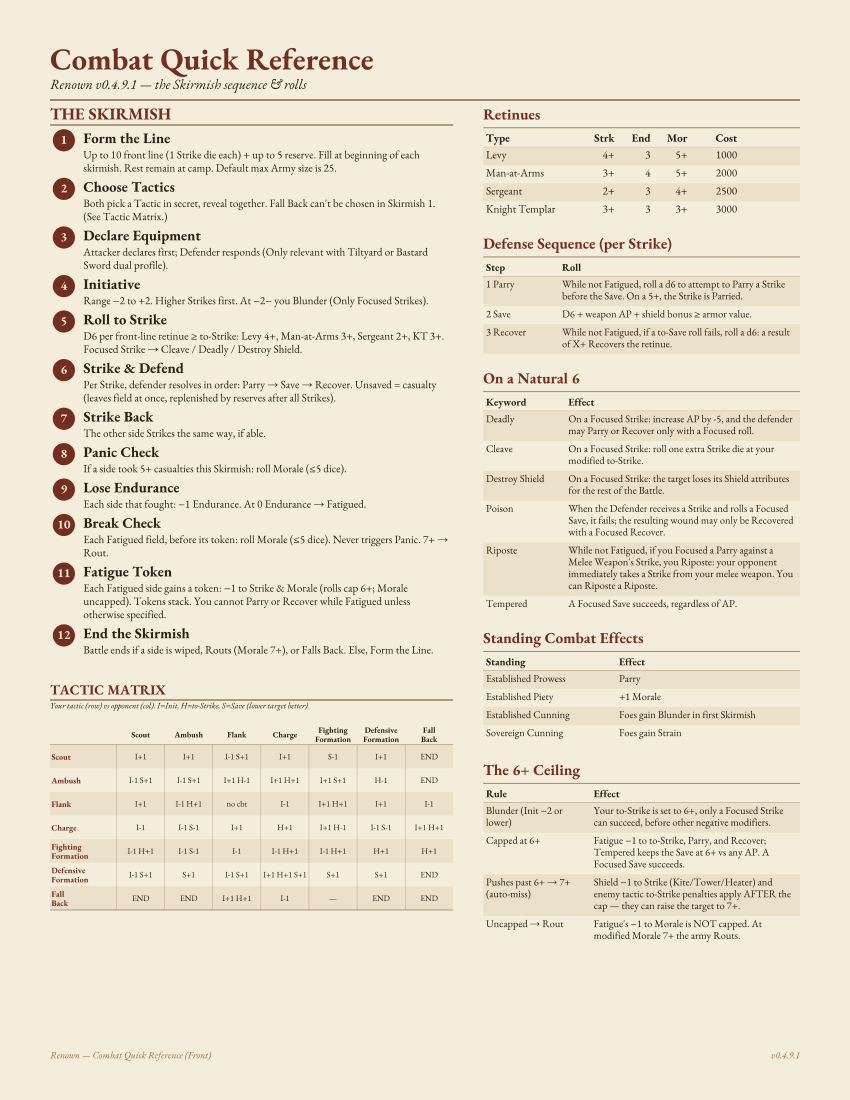

Generate this figure with Python:
#!/usr/bin/env python3
"""combat_sheet.py — Renown combat quick-reference (print & laminate)."""
import sys, os
sys.path.insert(0, ".")
import renown_data as rd

from reportlab.lib.pagesizes import letter
from reportlab.lib.units import inch
from reportlab.pdfgen import canvas
from reportlab.pdfbase import pdfmetrics
from reportlab.pdfbase.ttfonts import TTFont

SERIF, SERIF_B, SERIF_I = "Helvetica", "Helvetica-Bold", "Helvetica-Oblique"
for face, fn in [("EBG", "EBGaramond-Regular.ttf"), ("EBG-B", "EBGaramond-Bold.ttf"),
                 ("EBG-I", "EBGaramond-Italic.ttf")]:
    for base in ("/root/.fonts", "fonts", "."):
        p = os.path.join(base, fn)
        if os.path.exists(p):
            try:
                pdfmetrics.registerFont(TTFont(face, p))
                if face == "EBG": SERIF = "EBG"
                elif face == "EBG-B": SERIF_B = "EBG-B"
                elif face == "EBG-I": SERIF_I = "EBG-I"
            except Exception:
                pass
            break

PARCH=(0.96,0.93,0.86); INK=(0.16,0.12,0.08); ACCENT=(0.45,0.18,0.12)
RULE=(0.55,0.45,0.32); BAND=(0.88,0.83,0.72); BANDALT=(0.92,0.88,0.79); CALLOUT=(0.86,0.80,0.66)
PAGE_W, PAGE_H = letter
MARGIN = 0.5 * inch

def _set(c, rgb): c.setFillColorRGB(*rgb)
def _stroke(c, rgb): c.setStrokeColorRGB(*rgb)
def bg(c): _set(c, PARCH); c.rect(0,0,PAGE_W,PAGE_H,fill=1,stroke=0)

def gtext(key):
    """Single source of truth: pull a keyword's rule text from renown_data.GLOSSARY
    (whitespace-collapsed). Falls back to '' so a renamed/removed key never crashes."""
    return " ".join(str(rd.GLOSSARY.get(key, "")).split())

def header(c, title, sub=None):
    _set(c, ACCENT); c.setFont(SERIF_B, 22)
    c.drawString(MARGIN, PAGE_H-MARGIN-14, title)
    if sub:
        _set(c, INK); c.setFont(SERIF_I, 10); c.drawString(MARGIN, PAGE_H-MARGIN-28, sub)
    _stroke(c, RULE); c.setLineWidth(1.2)
    y = PAGE_H-MARGIN-36; c.line(MARGIN, y, PAGE_W-MARGIN, y)
    return y-14

def chart(c, x, y, w, title, headers, rows, colw=None, fs=8, rowh=13, title_fs=11, align=None):
    # align: per-column 'l' (left, default) | 'c' (centred) | 'r' (right) |
    # 'num' (right-aligned to the column's centre line, so signed ints like
    # 0 and -1 line up on their last digit while the column reads as centred).
    _set(c, ACCENT); c.setFont(SERIF_B, title_fs); c.drawString(x, y, title); y -= 6
    _stroke(c, RULE); c.setLineWidth(0.6); c.line(x, y, x+w, y); y -= rowh
    n = len(headers)
    if colw is None: colw = [w/n]*n
    if align is None: align = ["l"]*n
    NUM_ANCHOR = 0.62                      # fraction of column width for 'num' right edge
    def place(ln, cx, cw, a, font, size):
        if a == "c":   c.drawCentredString(cx+cw/2, _Y, ln)
        elif a == "r": c.drawRightString(cx+cw-3, _Y, ln)
        elif a == "num": c.drawRightString(cx+cw*NUM_ANCHOR, _Y, ln)
        else:          c.drawString(cx+2, _Y, ln)
    _set(c, INK); c.setFont(SERIF_B, fs); cx = x; _Y = y+3
    for h, cw, a in zip(headers, colw, align): place(str(h), cx, cw, a, SERIF_B, fs); cx += cw
    y += 1; _stroke(c, RULE); c.setLineWidth(0.4); c.line(x, y-2, x+w, y-2); y -= rowh
    for i, row in enumerate(rows):
        wrapped = []; maxlines = 1
        for cell, cw in zip(row, colw):
            txt = str(cell); words = txt.split(); lines = []; curl = ""
            for wd in words:
                t = (curl+" "+wd).strip()
                if c.stringWidth(t, SERIF, fs) <= cw-4: curl = t
                else:
                    if curl: lines.append(curl)
                    curl = wd
            if curl: lines.append(curl)
            if not lines: lines = [""]
            wrapped.append(lines); maxlines = max(maxlines, len(lines))
        rh = rowh + (maxlines-1)*(fs+1)
        if i % 2 == 0:
            _set(c, BANDALT); c.rect(x, y-rh+rowh-2, w, rh, fill=1, stroke=0)
        _set(c, INK); c.setFont(SERIF, fs); cx = x
        for lines, cw, a in zip(wrapped, colw, align):
            _Y = y+3
            for ln in lines: place(ln, cx, cw, a, SERIF, fs); _Y -= (fs+1)
            cx += cw
        y -= rh
    return y-4

# ── tactical terrain (battle-tile modifiers) ──
# Source of truth = renown_data.TACTICAL_TERRAIN if present; else this fallback.
# Seize precedence (highest first): Ministry of Military Strategy > Hill >
# Forest (defender) > general rule (attacker).
_TERRAIN_FALLBACK = [
    ("Hill", "Occupant Seizes the Initiative every Skirmish (only an enemy Ministry of Military Strategy overrides)."),
    ("Open Field", "Ranged Weapons +1 to Strike."),
    ("Forest", "Only Scout / Ambush / Flank / Defensive Formation. Defender Seizes the Initiative."),
    ("Mire (Wetlands)", "Unwieldy + Immune Steady; -1 to Save."),
    ("Tundra", "Strained."),
    ("Mountains", "Impassable."),
    ("Water", "End Move after crossing 1 Water Territory."),
    ("Any tile", "Any player may Fall Back after the first Skirmish."),
]

def _terrain_rows():
    tt = getattr(rd, "TACTICAL_TERRAIN", None)
    if isinstance(tt, dict) and tt:
        rows = [[k, v.get("effect", "") if isinstance(v, dict) else str(v)]
                for k, v in tt.items()]
        for g in getattr(rd, "TACTICAL_GLOBAL", []) or []:
            rows.append(["Any tile", g])
        return rows
    return [[k, v] for k, v in _TERRAIN_FALLBACK]

def terrain_chart(c, x, y, w, fs=6.0, rowh=8.6):
    rows = _terrain_rows()
    y = chart(c, x, y, w, "Terrain Modifiers (Battle Tile)",
              ["Terrain", "Effect"], rows,
              colw=[w*0.26, w*0.74], fs=fs, rowh=rowh)
    return y - 4

def step_spine(c, x, y, w):
    rts = {n: r["to_hit"] for n, r in rd.RETINUES.items()}
    rt_str = ", ".join(f"{n.split()[0] if n!='Knight Templar' else 'KT'} {v}+" for n, v in rts.items())
    STEPS = [
        ("Form the Line","Up to 10 front line (1 Strike die each) + up to 5 reserve. Fill at beginning of each skirmish. Rest remain at camp. Default max Army size is 25."),
        ("Choose Tactics","Both pick a Tactic in secret, reveal together. Fall Back can't be chosen in Skirmish 1. (See Tactic Matrix.)"),
        ("Declare Equipment","Attacker declares first; Defender responds (Only relevant with Tiltyard or Bastard Sword dual profile)."),
        ("Initiative","Range \u22122 to +2. Higher Strikes first. At \u22122\u2212 you Blunder (Only Focused Strikes)."),
        ("Roll to Strike",f"D6 per front-line retinue \u2265 to-Strike: {rt_str}. Focused Strike \u2192 Cleave / Deadly / Destroy Shield."),
        ("Strike & Defend","Per Strike, defender resolves in order: Parry \u2192 Save \u2192 Recover. Unsaved = casualty (leaves field at once, replenished by reserves after all Strikes)."),
        ("Strike Back","The other side Strikes the same way, if able."),
		("Panic Check","If a side took 5+ casualties this Skirmish: roll Morale (\u22645 dice)."),
        ("Lose Endurance","Each side that fought: \u22121 Endurance. At 0 Endurance \u2192 Fatigued."),
        ("Break Check","Each Fatigued field, before its token: roll Morale (\u22645 dice). Never triggers Panic. 7+ \u2192 Rout."),
        ("Fatigue Token","Each Fatigued side gains a token: \u22121 to Strike & Morale (rolls cap 6+; Morale uncapped). Tokens stack. You cannot Parry or Recover while Fatigued unless otherwise specified."),
        ("End the Skirmish","Battle ends if a side is wiped, Routs (Morale 7+), or Falls Back. Else, Form the Line."),
    ]
    num_w = 20; title_fs, body_fs = 10.5, 8
    _set(c, ACCENT); c.setFont(SERIF_B, 12); c.drawString(x, y, "THE SKIRMISH"); y -= 4
    _stroke(c, RULE); c.setLineWidth(1.0); c.line(x, y, x+w, y); y -= 14
    spine_x = x + num_w/2
    for i, (title, body) in enumerate(STEPS, 1):
        words = body.split(); lines = []; cur = ""; avail = w-num_w-6
        for wd in words:
            t = (cur+" "+wd).strip()
            if c.stringWidth(t, SERIF, body_fs) <= avail: cur = t
            else: lines.append(cur); cur = wd
        if cur: lines.append(cur)
        _set(c, ACCENT); c.circle(spine_x, y+3, 8, fill=1, stroke=0)
        _set(c, PARCH); c.setFont(SERIF_B, 9); c.drawCentredString(spine_x, y+0.5, str(i))
        tx = x+num_w+4
        _set(c, INK); c.setFont(SERIF_B, title_fs); c.drawString(tx, y+1, title)
        yy = y-(body_fs+2); _set(c, INK); c.setFont(SERIF, body_fs)
        for ln in lines: c.drawString(tx, yy, ln); yy -= (body_fs+1.5)
        y = yy-6
    return y

def front(c):
    bg(c)
    top = header(c, "Combat Quick Reference", f"Renown v{rd.VERSION} \u2014 the Skirmish sequence & rolls")
    gap = 0.3*inch
    left_w = (PAGE_W-2*MARGIN-gap)*0.56
    right_x = MARGIN+left_w+gap; right_w = PAGE_W-MARGIN-right_x
    left_end = step_spine(c, MARGIN, top, left_w)
    y = top
    rt_rows = [[n, f"{r['to_hit']}+", r['endurance'], f"{r['shaking']}+", r['cost'],
                ("Unbrk" if r.get('unbreakable') else "")] for n, r in rd.RETINUES.items()]
    y = chart(c, right_x, y, right_w, "Retinues", ["Type","Strk","End","Mor","Cost",""], rt_rows,
              colw=[right_w*0.34,right_w*0.12,right_w*0.11,right_w*0.12,right_w*0.18,right_w*0.13],
              align=["l","num","num","num","num","l"]); y -= 6
    def_rows = [["1 " + rd.PARRY, gtext(rd.PARRY)],
                ["2 Save", "D6 + weapon AP + shield bonus \u2265 armor value."],
                ["3 " + rd.RECOVER, gtext(rd.RECOVER)]]
    y = chart(c, right_x, y, right_w, "Defense Sequence (per Strike)", ["Step","Roll"], def_rows,
              colw=[right_w*0.24,right_w*0.76], fs=7.5); y -= 6
    nat_keys = [rd.SHATTER_ARMOR, rd.CLEAVE, rd.DESTROY_SHIELD, rd.POISON, rd.RIPOSTE, rd.PLANISHING]
    nat_rows = [[k, gtext(k)] for k in nat_keys if k in rd.GLOSSARY]
    y = chart(c, right_x, y, right_w, "On a Natural 6", ["Keyword","Effect"], nat_rows,
              colw=[right_w*0.26,right_w*0.74], fs=7.5); y -= 6
    se_rows = [[f"{dom} {st}", eff] for ( st,dom), eff in rd.STANDING_EFFECTS.items()]
    y = chart(c, right_x, y, right_w, "Standing Combat Effects", ["Standing","Effect"], se_rows,
              colw=[right_w*0.42,right_w*0.58], fs=7.5); y -= 8
    cap_rows = [["Blunder (Init \u22122 or lower)","Your to-Strike is set to 6+, only a Focused Strike can succeed, before other negative modifiers."],
                ["Capped at 6+","Fatigue \u22121 to to-Strike, Parry, and Recover; Tempered keeps the Save at 6+ vs any AP. A Focused Save succeeds."],
                ["Pushes past 6+ \u2192 7+ (auto-miss)","Shield \u22121 to Strike (Kite/Tower/Heater) and enemy tactic to-Strike penalties apply AFTER the cap \u2014 they can raise the target to 7+."],
                ["Uncapped \u2192 Rout","Fatigue's \u22121 to Morale is NOT capped. At modified Morale 7+ the army Routs."]]
    y = chart(c, right_x, y, right_w, "The 6+ Ceiling", ["Rule","Effect"], cap_rows,
              colw=[right_w*0.34,right_w*0.66], fs=7.5)
    # compact Tactic Matrix in the lower-left whitespace, below the Skirmish steps
    tactic_grid(c, MARGIN, left_end - 14, left_w, rowh=17, cell_fs=6, label_fs=6,
                hdr_fs=5.8, title_fs=10, line_h=6.6, label_w=48)
    _footer(c, "Front"); c.showPage()

def tactic_grid(c, x, y, w, rowh=26, cell_fs=7, label_fs=7, hdr_fs=6.8, title_fs=12,
                line_h=8, label_w=50, title="TACTIC MATRIX", intro=True):
    T = rd.TACTICS; n = len(T)
    rowlabel = {t: t.split(" ") if " " in t else [t] for t in T}
    _set(c, ACCENT); c.setFont(SERIF_B, title_fs); c.drawString(x, y, title); y -= 4
    _stroke(c, RULE); c.setLineWidth(1.0); c.line(x, y, x+w, y); y -= 6
    if intro:
        _set(c, INK); c.setFont(SERIF_I, max(6, cell_fs))
        c.drawString(x, y, "Your tactic (row) vs opponent (col). I=Init, H=to-Strike, S=Save (lower target better)."); y -= 11
    cell = (w-label_w)/n
    def fmt(m):
        parts = []
        if m.get("end"): return "END"
        if m.get("no_combat"): return "no cbt"
        if m.get("I"): parts.append(f"I{m['I']:+d}")
        if m.get("TH"): parts.append(f"H{m['TH']:+d}")
        if m.get("TS"): parts.append(f"S{m['TS']:+d}")
        return " ".join(parts) if parts else "\u2014"
    _set(c, INK); c.setFont(SERIF_B, hdr_fs); cx = x+label_w; hdr_h = line_h*2 + 2
    for t in T:
        words = t.split(" ") if " " in t else [t]; ty = y-(hdr_h-len(words)*line_h)/2-line_h+1
        for wd in words: c.drawCentredString(cx+cell/2, ty, wd); ty -= line_h
        cx += cell
    y -= hdr_h; _stroke(c, RULE); c.setLineWidth(0.5); c.line(x, y, x+w, y); y -= rowh
    for ri, rt in enumerate(T):
        if ri % 2 == 0: _set(c, BANDALT); c.rect(x, y, w, rowh, fill=1, stroke=0)
        _set(c, ACCENT); c.setFont(SERIF_B, label_fs); words = rowlabel[rt]
        ty = y+rowh/2+len(words)*line_h/2-line_h+1
        for wd in words: c.drawString(x+1, ty, wd); ty -= line_h
        cx = x+label_w
        for ct in T:
            a, _b = rd.TACTIC_MATRIX[(rt, ct)]
            _set(c, INK); c.setFont(SERIF, cell_fs); c.drawCentredString(cx+cell/2, y+rowh/2-cell_fs/2+1, fmt(a))
            _stroke(c, RULE); c.setLineWidth(0.2); c.line(cx, y, cx, y+rowh); cx += cell
        y -= rowh
    _stroke(c, RULE); c.setLineWidth(0.5); c.line(x, y+rowh, x+w, y+rowh)
    return y-6

def _kw_lines(c, w, k, defn, name_fs, body_fs):
    kw_w = c.stringWidth(k+"  ", SERIF_B, name_fs); words = defn.split(); line=""; first=True; lines=1
    for wd in words:
        t = (line+" "+wd).strip(); avail = (w-kw_w) if first else w
        if c.stringWidth(t, SERIF, body_fs) <= avail: line = t
        else: lines += 1; first = False; line = wd
    return lines

def _draw_keyword(c, x, y, w, k, defn, name_fs, body_fs, line_h):
    _set(c, ACCENT); c.setFont(SERIF_B, name_fs); c.drawString(x, y, k)
    kw_w = c.stringWidth(k+"  ", SERIF_B, name_fs); _set(c, INK); c.setFont(SERIF, body_fs)
    words = defn.split(); line=""; first=True; yy=y; tx0=x+kw_w
    for wd in words:
        t = (line+" "+wd).strip(); avail = (w-kw_w) if first else w
        if c.stringWidth(t, SERIF, body_fs) <= avail: line = t
        else: c.drawString(tx0 if first else x, yy, line); yy -= line_h; first=False; tx0=x; line=wd
    c.drawString(tx0 if first else x, yy, line)
    return yy

def keywords_block(c, x, y, full_w, gap, KW, floor):
    """Keywords in two balanced full-width columns; auto-fits font/spacing to fill the
    available space (up to a cap) while clearing the footer. Text pulled from GLOSSARY."""
    _set(c, ACCENT); c.setFont(SERIF_B, 11); c.drawString(x, y, "Keywords")
    yk = y-10; _stroke(c, RULE); c.setLineWidth(0.6); c.line(x, yk, x+full_w, yk); yk -= 12
    cw = (full_w-gap)/2; xs = [x, x+cw+gap]; avail = yk - floor
    items = sorted([(k, " ".join(str(rd.GLOSSARY[k]).split())) for k in KW if k in rd.GLOSSARY],
                   key=lambda kv: kv[0].lower())
    def layout(scale):
        nfs, bfs, lh, gp = 7.0*scale, 6.6*scale, 7.5*scale, 8.5*scale
        hs = [_kw_lines(c, cw, k, d, nfs, bfs)*lh + gp for k, d in items]
        half = sum(hs)/2; acc = 0; split = len(hs)
        for i, h in enumerate(hs):                       # balanced break point
            if acc >= half and i > 0: split = i; break
            acc += h
        return (nfs, bfs, lh, gp), split, max(sum(hs[:split]), sum(hs[split:]))
    # largest scale (<= cap) where the taller balanced column still fits
    scale = 1.9
    while scale > 0.6:
        params, split, tallest = layout(scale)
        if tallest <= avail: break
        scale -= 0.04
    (nfs, bfs, lh, gp), split, _ = layout(scale)
    yy = yk
    for i, (k, d) in enumerate(items):
        if i == split: yy = yk
        cx = xs[0] if i < split else xs[1]
        yy = _draw_keyword(c, cx, yy, cw, k, d, nfs, bfs, lh) - gp
    return yy

def back(c):
    bg(c)
    top = header(c, "Combat Charts", f"Renown v{rd.VERSION} \u2014 equipment, terrain & keywords    (\u00ac = Negate, ! = Immune)")
    full_w = PAGE_W-2*MARGIN
    gap = 0.3*inch; col_w = (full_w-gap)/2; lx, rx = MARGIN, MARGIN+col_w+gap; y_start = top
    def kw_short(tags):
        m = {"Deadly":"Dly","Unstoppable":"Unst","Cleave":"Clv","Destroy Shield":"DShd",
             "Unwieldy":"Unw","Steady":"Stdy","2H":"2H","Nimble":"Nmb","Deflect":"Dfl",
             "One Shot":"1Sht","Poison":"Psn","Negate Shielded":"¬Shd","Negate Riposte":"¬Rip",
             "Negate Tempered":"¬Tmp","Negate Unstoppable":"¬Uns","Dual Wield":"Dual","Florentine":"Flor"}
        m = {"Deadly":"Deadly","Unstoppable":"Unstopp","Cleave":"Cleave","Destroy Shield":"DShield",
             "Unwieldy":"Unwldy","Steady":"Stdy","2H":"2H","Nimble":"Nmb",
             "One Shot":"1Shot","Poison":"Poison","Negate Shielded":"¬Shielded","Negate Riposte":"¬Riposte",
             "Negate Tempered":"¬Tempered","Dual Wield":"Dual", "Immune Destroy Shield" : "!DShield"}
        return ", ".join(m.get(t, t) for t in tags) or "\u2014"
    wrows = [[n, w["tier"], w["ap"], f"{w['init']:+d}", kw_short(w["tags"])] for n, w in rd.WEAPONS.items()]
    yl = chart(c, lx, y_start, col_w, "Melee Weapons", ["Weapon","Tier","AP","Init","Keywords"], wrows,
               colw=[col_w*0.24, col_w*0.13, col_w*0.08, col_w*0.09, col_w*0.46], fs=7.2, rowh=11,
               align=["l","l","num","num","l"])
    rrows = [[n, w["tier"], w["ap"], f"{w['init']:+d}", kw_short(w["tags"])] for n, w in rd.RANGED.items()]
    yl = chart(c, lx, yl-6, col_w, "Ranged Weapons", ["Weapon","Tier","AP","Init","Keywords"], rrows,
               colw=[col_w*0.24, col_w*0.13, col_w*0.08, col_w*0.09, col_w*0.46], fs=7.2, rowh=11,
               align=["l","l","num","num","l"])
    yr = y_start
    arows = [[n, a["tier"], f"{a['save']}+"] for n, a in rd.ARMORS.items()]
    yr = chart(c, rx, yr, col_w, "Armor", ["Armor","Tier","Save"], arows,
               colw=[col_w*0.45,col_w*0.32,col_w*0.23], fs=8, rowh=12.5, align=["l","l","num"])
    srows = [[n, s["tier"] if s["tier"] else "\u2014", f"+{s['save_bonus']}", f"{s['init']:+d}", kw_short(s["tags"])]
             for n, s in rd.SHIELDS.items() if n]
    yr = chart(c, rx, yr-6, col_w, "Shields", ["Shield","Tier","Save","Init","Keywords"], srows,
               colw=[col_w*0.26,col_w*0.18,col_w*0.12,col_w*0.11,col_w*0.33], fs=7.5, rowh=12.5,
               align=["l","l","num","num","l"])
    yr = terrain_chart(c, rx, yr-6, col_w, fs=7.2, rowh=11)
    KW = [rd.SHATTER_ARMOR, rd.CLEAVE, rd.DESTROY_SHIELD, rd.POISON, rd.UNSTOPPABLE,
          rd.PARRY, rd.RIPOSTE, rd.FLORENTINE, rd.RECOVER, rd.SERRATED, rd.PLANISHING, rd.DEFLECT,
          rd.NIMBLE, rd.DRILLED, rd.STEADY, rd.UNWIELDY, rd.BLUNDER, rd.ONE_SHOT,
          rd.IMMUNE_PANIC, rd.UNBREAKABLE, rd.FATIGUE_TOKEN, rd.MINUS_1_TBH, rd.TWO_H,
          rd.NEGATE_UNSTOPPABLE, rd.NEGATE_TEMPERED, rd.MINUS_1_PARRY, rd.NEGATE_RIPOSTE]
    # Keywords span the full page width in two columns, below both table columns,
    # so the (often long) list uses the lower-left whitespace instead of overflowing.
    keywords_block(c, MARGIN, min(yl, yr) - 8, full_w, gap, KW, floor=MARGIN + 6)
    _footer(c, "Back"); c.showPage()

def _footer(c, label):
    _set(c, RULE); c.setFont(SERIF_I, 7)
    c.drawString(MARGIN, MARGIN-6, f"Renown \u2014 Combat Quick Reference ({label})")
    c.drawRightString(PAGE_W-MARGIN, MARGIN-6, f"v{rd.VERSION}")

def build(out_path):
    c = canvas.Canvas(out_path, pagesize=letter)
    c.setTitle("Renown — Combat Quick Reference")
    front(c); back(c); c.save()
    print(f"wrote combat sheet -> {out_path}")

if __name__ == "__main__":
    build(sys.argv[1] if len(sys.argv) > 1 else "combat_sheet.pdf")
